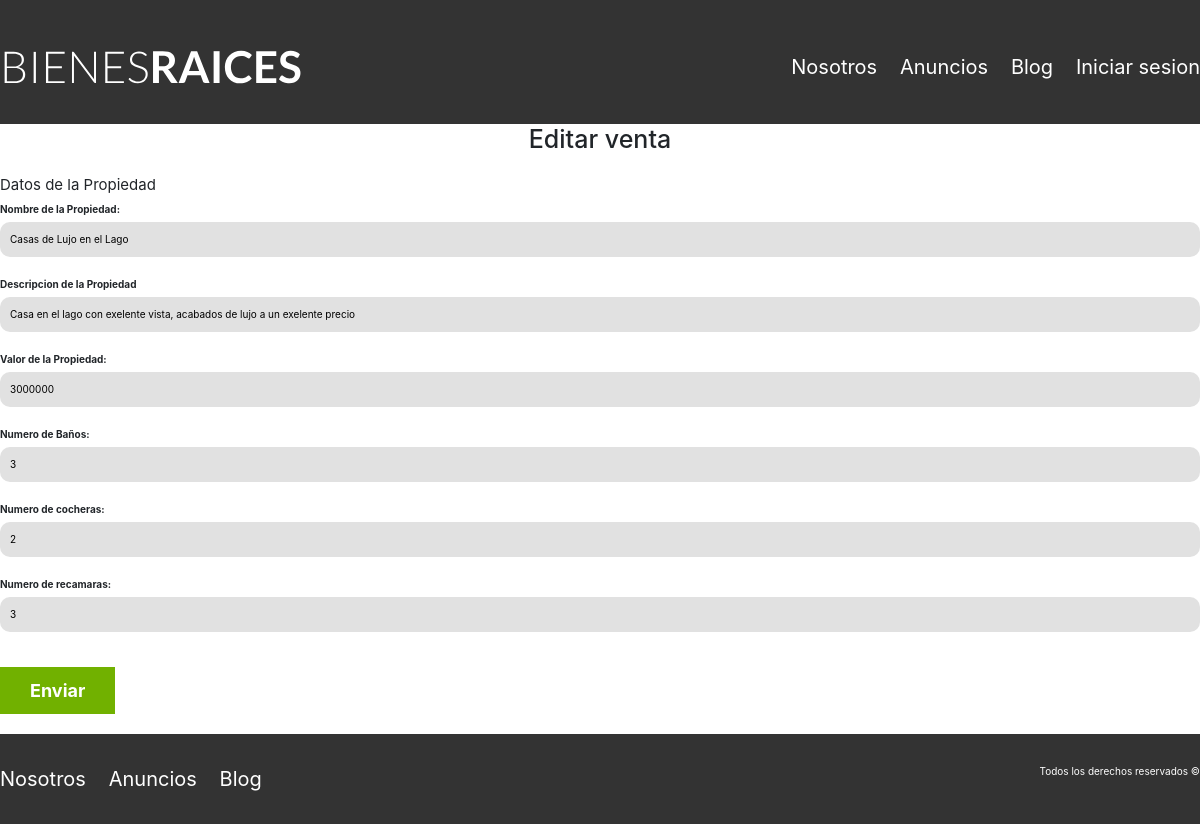
The page /editarVenta.php?id=1 on the database its author committed.
### tables this page shows
CREATE TABLE `venta` (
  `id` int(11) unsigned NOT NULL AUTO_INCREMENT,
  `nombre` varchar(50) NOT NULL,
  `descripcion` varchar(200) NOT NULL,
  `imagen` varchar(200) NOT NULL,
  `banios` int(20) NOT NULL DEFAULT '0',
  `cocheras` int(20) NOT NULL DEFAULT '0',
  `recamaras` int(20) NOT NULL DEFAULT '0',
  `precio` double NOT NULL DEFAULT '0',
  `fecha_publicacion` date NOT NULL DEFAULT '0000-00-00',
  `en_venta` tinyint(1) NOT NULL DEFAULT '0',
  `id_usuario` int(11) NOT NULL DEFAULT '0',
  PRIMARY KEY (`id`),
  KEY `id_usuario` (`id_usuario`)
);

### editarVenta.php (the view, shortened to what this page needs)
<?php
require_once('header.php');
if(isset($_GET['id']) && is_numeric($_GET['id'])){
  $stmt = $conn->prepare("SELECT id, nombre, descripcion, imagen, banios, cocheras, recamaras, precio, en_venta FROM venta WHERE id = ? ORDER BY id ASC");
  if($stmt->execute(array($_GET['id']))){
    $result = $stmt->fetchAll();
    if(empty($result)){
      header('location: /');
    } else {
      ?>
        <h1 class="centrar-texto">Editar venta</h1>
        <form id="datosVentaEditar" action="datosVentaEditar.php" method="POST" class="datosValidos contenedor contenedor-centrado seccion">
            <legend>Datos de la Propiedad</legend>
            <label for="nombre">Nombre de la Propiedad:</label>
            <input type="text" id="Npropiedad" name="Npropiedad" required value="<?php echo $result[0]['nombre'];?>">
            <label for="nombre">Descripcion de la Propiedad</label>
            <input type="text" id="Dpropiedad" name="Dpropiedad" required value="<?php echo $result[0]['descripcion'];?>">
            <label for="nombre">Valor de la Propiedad:</label>
            <input type="text" id="Vpropiedad" name="Vpropiedad" required value="<?php echo $result[0]['precio'];?>">
            <label for="nombre">Numero de Baños:</label>
            <input type="text" id="NBpropiedad" name="NBpropiedad" required value="<?php echo $result[0]['banios'];?>">
            <label for="nombre">Numero de cocheras:</label>
            <input type="text" id="NCpropiedad" name="NCpropiedad" required value="<?php echo $result[0]['cocheras'];?>">
            <label for="nombre">Numero de recamaras:</label>
            <input type="text" id="NRpropiedad" name="NRpropiedad" required value="<?php echo $result[0]['recamaras'];?>">
            <input type="submit" class="boton boton-verde" value="Enviar">
        </form>
      <?php
    }
  }
}
require_once('footer.php');
?>

### CSS/normaliza.css (style rules this page uses)
html { line-height: 1.15; -webkit-text-size-adjust: 100%; }
body { margin: 0; }
h1 { font-size: 2em; margin: 0.67em 0; }
button, input, optgroup, select, textarea { font-family: inherit; font-size: 100%; line-height: 1.15; margin: 0; }
button, input { overflow: visible; }
button, [type="button"], [type="reset"], [type="submit"] { -webkit-appearance: button; }
legend { box-sizing: border-box; color: inherit; display: table; max-width: 100%; padding: 0; white-space: normal; }

### CSS/styles.css (style rules this page uses)
html { box-sizing: border-box; font-size: 62.5%; }
*, *:before, *:after { box-sizing: inherit; }
body { font-family: Arial, Helvetica, sans-serif; font-size: 1.6rem; }
h1 { font-size: 3.8rem; }
.contenedor { max-width: 120rem; margin: 0 auto; }
.boton { color: white; font-weight: 700; text-decoration: none; font-size: 1.8rem; padding: 1rem 3rem; margin-top: 1.5rem; display: inline-block; border: none; }
.boton-verde { background-color: #71b100; }
.seccion { margin-top: 2rem; margin-bottom: 2rem; }
.centrar-texto { text-align: center; }
legend { font-size: 2.4rem; color: black; }
label { font-weight: 700; display: block; }
input:not([type="submit"]), textarea, select { padding: 1rem; display: block; width: 100%; background-color: #e1e1e1; margin-bottom: 2rem; border: none; border-radius: 1rem; }

### rows shown on the page
venta: Npropiedad "Casas de Lujo en el Lago", Dpropiedad "Casa en el lago con exelente vista, acabados de lujo a un exelente precio", Vpropiedad "3000000", NBpropiedad "3", NCpropiedad "2", NRpropiedad "3"
